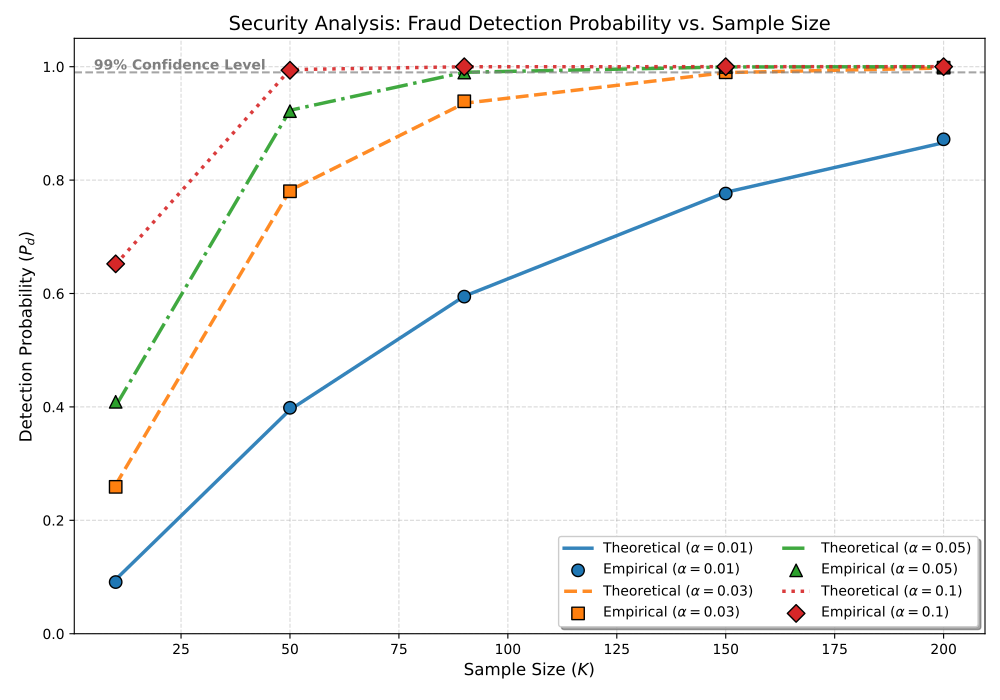

This figure's Python source:
import matplotlib.pyplot as plt
import pandas as pd
import sys
import os

file_path = '02-security_sim.csv'

if not os.path.exists(file_path):
    print(f"Error: '{file_path}' not found. Please run the security simulation first.")
    sys.exit(1)

try:
    df = pd.read_csv(file_path)
except Exception as e:
    print(f"Error reading CSV: {e}")
    sys.exit(1)

plt.figure(figsize=(10, 7))
plt.grid(True, which="both", ls="--", alpha=0.3, color='gray')

colors = ['#1f77b4', '#ff7f0e', '#2ca02c', '#d62728']
line_styles = ['-', '--', '-.', ':']
markers = ['o', 's', '^', 'D']

alphas_list = df['FraudRatio(alpha)'].unique()

for i, alpha in enumerate(alphas_list):
    subset = df[df['FraudRatio(alpha)'] == alpha]
    color = colors[i % len(colors)]
    ls = line_styles[i % len(line_styles)]
    mk = markers[i % len(markers)]
    plt.plot(subset['SampleSize(K)'], subset['TheoreticalPd'], 
             linestyle=ls, color=color, linewidth=2.5, alpha=0.9,
             label=fr'Theoretical ($\alpha={alpha}$)')
    plt.scatter(subset['SampleSize(K)'], subset['EmpiricalPd'], 
                color=color, marker=mk, s=80, edgecolors='black', 
                linewidths=1, zorder=5,
                label=fr'Empirical ($\alpha={alpha}$)')

plt.axhline(y=0.99, color='gray', linestyle='--', linewidth=1.5, alpha=0.7)
plt.text(5, 0.995, '99% Confidence Level', fontsize=10, fontweight='bold', color='gray')
plt.xlabel('Sample Size ($K$)', fontsize=12)
plt.ylabel('Detection Probability ($P_d$)', fontsize=12)
plt.title('Security Analysis: Fraud Detection Probability vs. Sample Size', fontsize=14)
plt.ylim(0, 1.05)
plt.legend(loc='lower right', fontsize=10, ncol=2, frameon=True, shadow=True)
plt.tight_layout()
output_fig = '02-security_sim.pdf'
plt.savefig(output_fig, dpi=300)
print(f"Successfully generated: {output_fig}")
plt.show()
